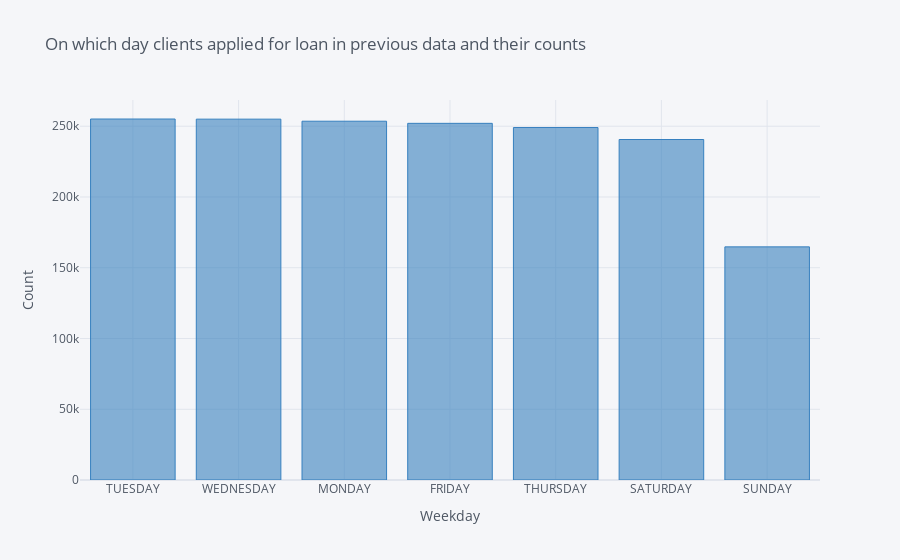

Notebook code cell kept with this figure:
### Code cell
# On which day clients applied for loan in previous data and their counts
temp = application_data_prev["WEEKDAY_APPR_PROCESS_START"].value_counts()
temp.iplot(kind='bar', xTitle = 'Weekday', yTitle = "Count", title = 'On which day clients applied for loan in previous data and their counts', colors=['Blue'])

### Figure 1 — Plotly figure (JSON) as saved in the notebook; plotly's stock layout.template omitted (floating-point values rounded to 4 significant figures)
{"data": [{"marker": {"color": "rgba(55, 128, 191, 0.6)", "line": {"color": "rgba(55, 128, 191, 1.0)", "width": 1}}, "name": "WEEKDAY_APPR_PROCESS_START", "orientation": "v", "text": "", "type": "bar", "x": ["TUESDAY", "WEDNESDAY", "MONDAY", "FRIDAY", "THURSDAY", "SATURDAY", "SUNDAY"], "y": [255118, 255010, 253557, 252048, 249099, 240631, 164751]}], "layout": {"legend": {"bgcolor": "#F5F6F9", "font": {"color": "#4D5663"}}, "paper_bgcolor": "#F5F6F9", "plot_bgcolor": "#F5F6F9", "title": {"font": {"color": "#4D5663"}, "text": "On which day clients applied for loan in previous data and their counts"}, "xaxis": {"gridcolor": "#E1E5ED", "showgrid": true, "tickfont": {"color": "#4D5663"}, "title": {"font": {"color": "#4D5663"}, "text": "Weekday"}, "zerolinecolor": "#E1E5ED"}, "yaxis": {"gridcolor": "#E1E5ED", "showgrid": true, "tickfont": {"color": "#4D5663"}, "title": {"font": {"color": "#4D5663"}, "text": "Count"}, "zerolinecolor": "#E1E5ED"}}}
